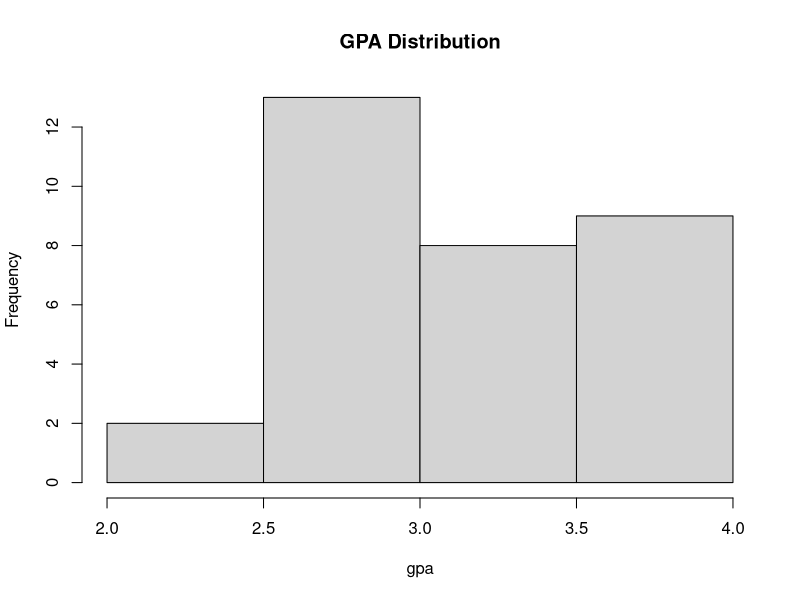
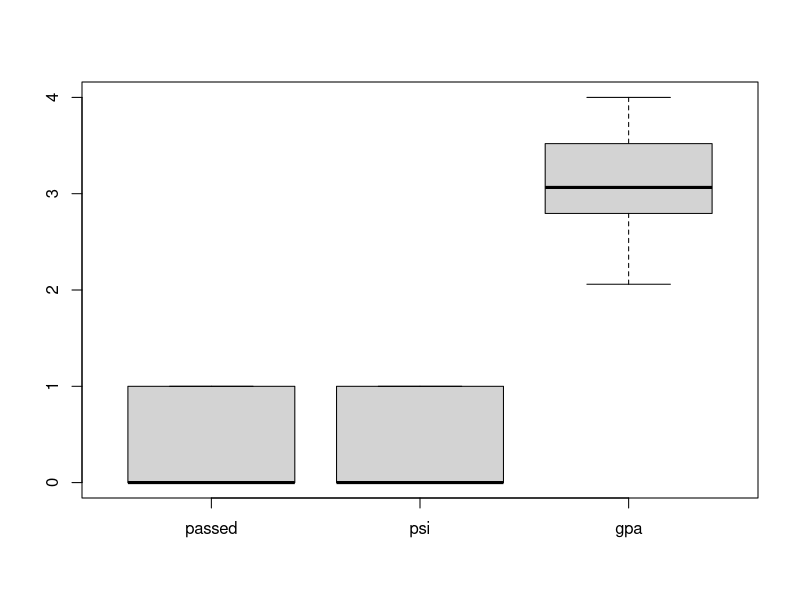
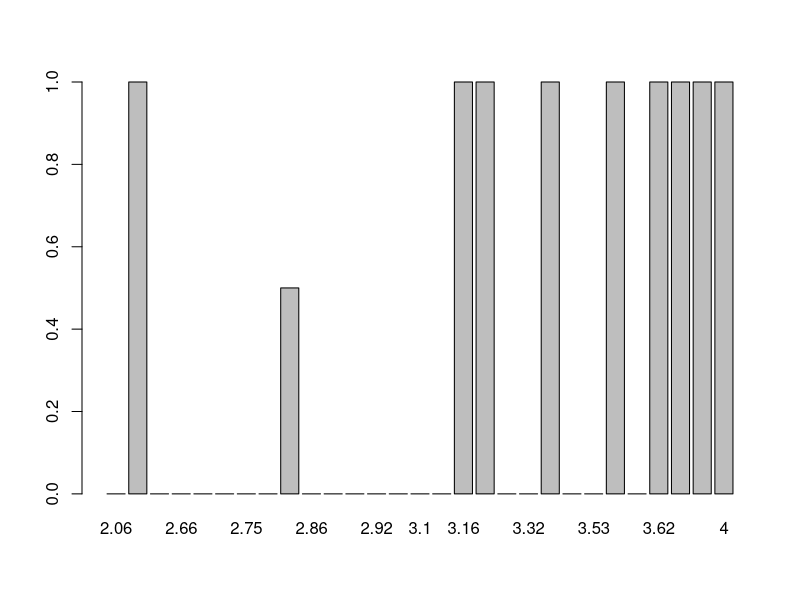
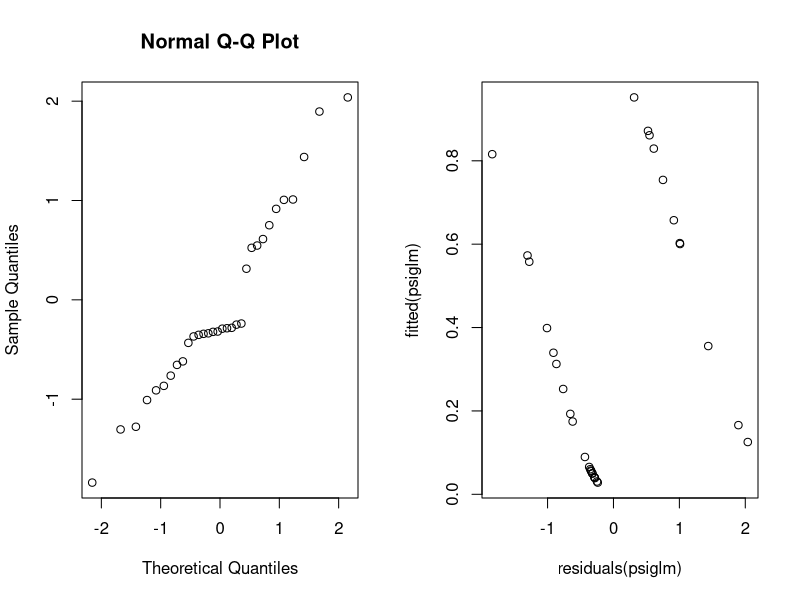
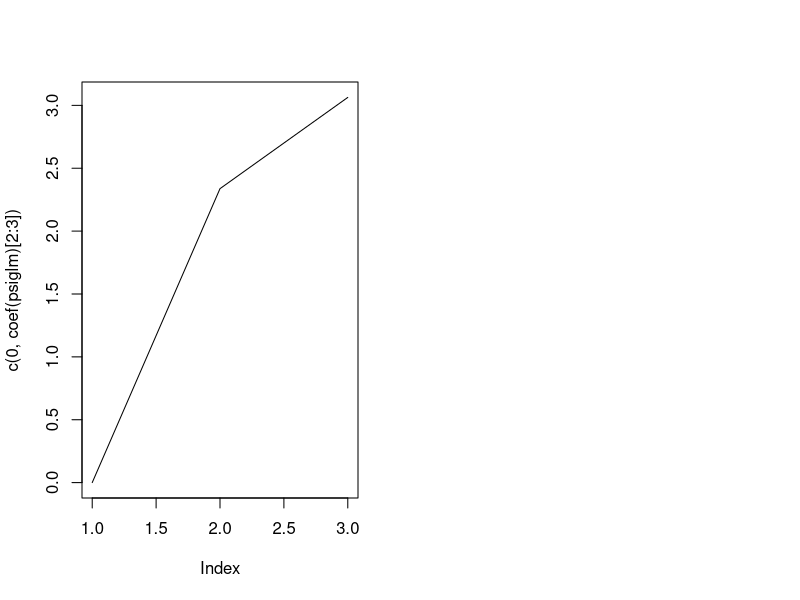

R code for these plots, in order:
psi.data <- read.table("datas/psi.txt",header=TRUE)
psi.data

summary(psi.data)
hist(psi.data[,3],main="GPA Distribution",xlab = "gpa")
boxplot(psi.data)

table1 = xtabs(~passed + psi, data = psi.data) ; table1
totgpa = xtabs(~gpa, data=psi.data)
barplot(xtabs(passed~gpa, data = psi.data)/totgpa)

# Adjust the data
psi.data$psi = as.factor(psi.data$psi)
psi.data$trunc.gpa = as.factor(trunc(psi.data$gpa))

# a  
# Fit a logistic regression model with both explanatory variables, perform relevant tests. Does psi work? 
psiglm <- glm(passed ~ psi + gpa, data = psi.data, family = binomial)
summary(psiglm)
# Both psi and gpa are statistically significant. 
# For every one unit change in psi, the log odds of passed (versus non-passed) increases by 2.338.
# For a one unit increase in gpa, the log odds of being passed increases by 3.063.
confint(psiglm)
fitted(psiglm)

anova(psiglm, test = "Chisq")
drop1(psiglm, test = "Chisq")

par(mfrow=c(1,2))
qqnorm(residuals(psiglm)) ; plot(residuals(psiglm),fitted(psiglm))

# b
# Estimate the probability that a student with a gpa equal to 3 who receives psi passes the assignment.  
new.data <- data.frame(gpa=3, psi="1")
predict(psiglm, new.data, type = "response" ) # the predicted probability of being passed is 0.4815864

# Estimate the same probability for a student who does not receive psi.
new.data2 <- data.frame(gpa=3, psi="0")
predict(psiglm, new.data2, type = "response" ) # the predicted probability of being passed is 0.08230274 

plot(c(0,coef(psiglm)[2:3]),type = "l") # coefficients for different gpa categories

# c
# todo : ******************************************************************************
# Estimate the relative change in odds of passing the assignment rendered by instructing students with psi rather than the standard method (for an arbitrary student). What is the interpretation of this number? Is it dependent on gpa?

interaction.psi <- glm(passed ~ psi + gpa, data = psi.data, family = binomial)
summary(interaction.psi)
fitted(interaction.psi)

round(exp(interaction.psi$coefficients), 5)

drop1(interaction.psi,test="Chisq")

# d
# todo : ******************************************************************************
# Propose and perform an alternative method of analysis based on contingency tables. Compare its results to the results of the first approach. 

ctable1.psi = table(psi.data$trunc.gpa,psi.data$passed)
ctable2.psi = table(psi.data$psi,psi.data$passed)
chisq.test(ctable1.psi) # odds ratio : 0.02058 (Ho : true odds ratio is equal to 1)
chisq.test(ctable2.psi) # odds ratio : 0.04376 (Ho : true odds ratio is equal to 1)

fisher.test(ctable1.psi) # 0.02333
fisher.test(ctable2.psi) # 0.0265

# e
# todo : ******************************************************************************
# Given the way the experiment was conducted, is this second approach wrong? Name both an advantage and a disadvantage of the two approaches, relative to each other.

